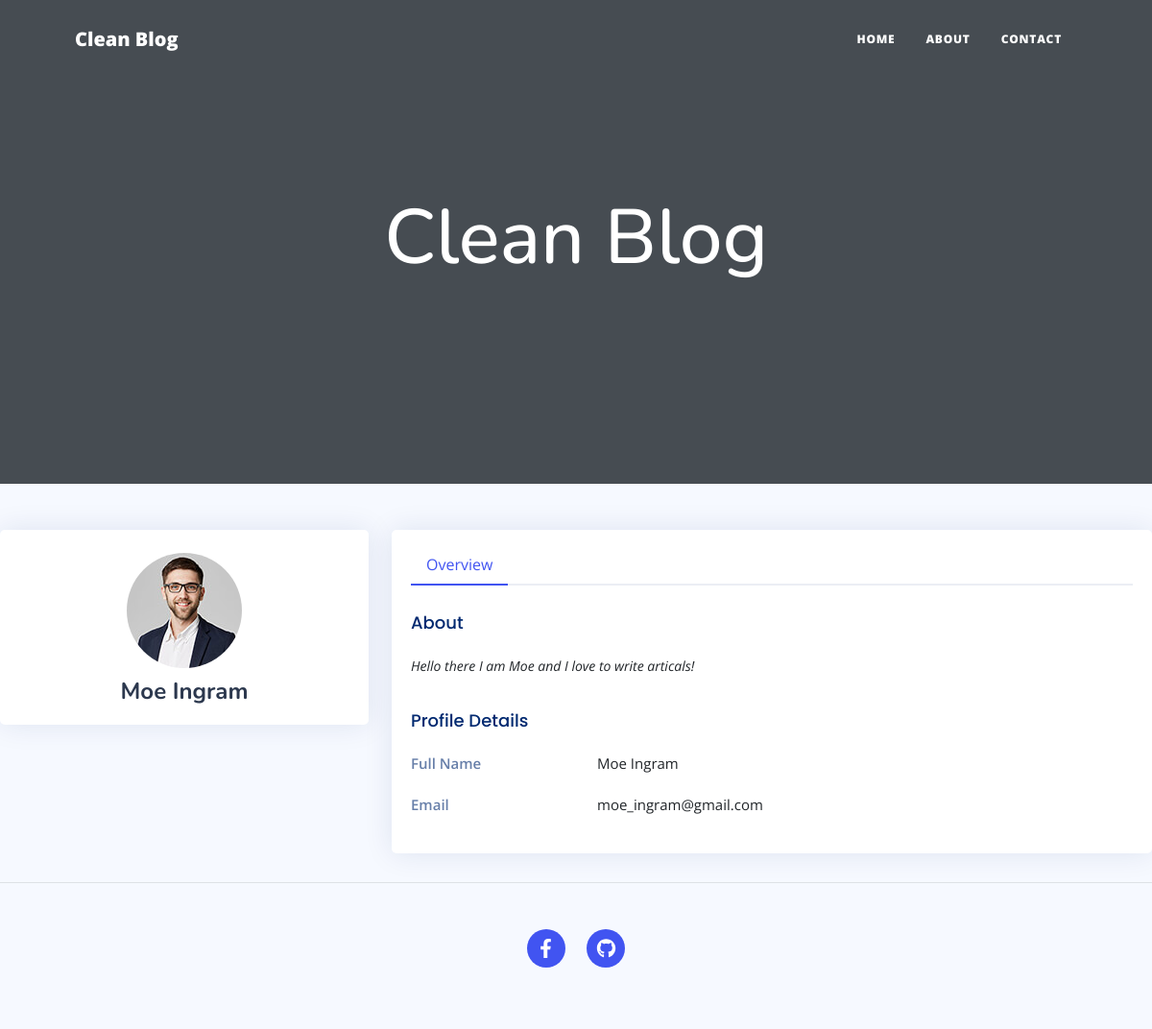
Screenshot of /profile/3/ with the database file from the repository.
### posts/models.py (models this page shows, shortened)
class CustomUser(AbstractUser):
    bio = models.TextField(blank=True, null=True)
    profile_picture = models.ImageField(
        upload_to="profile_pics/", blank=True, null=True
    )
    date_of_birth = models.DateField(blank=True, null=True)

### posts/views.py (the view)
# urls.py: path('profile/<int:user_id>/', views.profile, name='profile'),
def profile(request, user_id):
    user = CustomUser.objects.get(id=user_id)
    return render(request, "profile.html", {"title": user.username, 'user': user})

### templates/profile.html (shortened to what this page needs)
{% load static %}
<!DOCTYPE html>
<html lang="en">
    <head>
        <link href="{% static 'css/styles.css' %}" rel="stylesheet" />
        <link href="{% static 'assets/vendor/bootstrap/css/bootstrap.min.css' %}" rel="stylesheet">
        <link href="{% static 'assets/vendor/bootstrap-icons/bootstrap-icons.css' %}" rel="stylesheet">
        <link href="{% static 'assets/vendor/boxicons/css/boxicons.min.css' %}" rel="stylesheet">
        <link href="{% static 'assets/vendor/quill/quill.snow.css' %}" rel="stylesheet">
        <link href="{% static 'assets/vendor/quill/quill.bubble.css' %}" rel="stylesheet">
        <link href="{% static 'assets/vendor/remixicon/remixicon.css' %}" rel="stylesheet">
        <link href="{% static 'assets/vendor/simple-datatables/style.css' %}" rel="stylesheet">
        <link href="{% static 'assets/css/style.css' %}" rel="stylesheet">
    </head>
    <body>
        <nav class="navbar navbar-expand-lg navbar-light" id="mainNav">
            <div class="container px-4 px-lg-5">
                <a class="navbar-brand" href="{% url 'home' %}">Clean Blog</a>
                <div class="collapse navbar-collapse" id="navbarResponsive">
                    <ul class="navbar-nav ms-auto py-4 py-lg-0">
                        <li class="nav-item"><a class="nav-link px-lg-3 py-3 py-lg-4" href="{% url 'home' %}">Home</a></li>
                        <li class="nav-item"><a class="nav-link px-lg-3 py-3 py-lg-4" href="{% url 'about' %}">About</a></li>
                        <li class="nav-item"><a class="nav-link px-lg-3 py-3 py-lg-4" href="{% url 'contact' %}">Contact</a></li>
                    </ul>
                </div>
            </div>
        </nav>
        <header class="masthead">
            <div class="container position-relative px-4 px-lg-5">
                <div class="row gx-4 gx-lg-5 justify-content-center">
                    <div class="col-md-10 col-lg-8 col-xl-7">
                        <div class="site-heading">
                            <h1>Clean Blog</h1>
                        </div>
                    </div>
                </div>
            </div>
        </header>
<section class="section profile">
      <div class="row">
        <div class="col-xl-4">
          <div class="card">
            <div class="card-body profile-card pt-4 d-flex flex-column align-items-center">
              <img src="{{ user.profile_picture.url }}" alt="Profile" class="rounded-circle">
              <h2>{{ user.first_name }}  {{ user.last_name }}</h2>
            </div>
          </div>
        </div>
        <div class="col-xl-8">
          <div class="card">
            <div class="card-body pt-3">
              <ul class="nav nav-tabs nav-tabs-bordered">
                <li class="nav-item">
                  <button class="nav-link active" data-bs-toggle="tab" data-bs-target="#profile-overview">Overview</button>
                </li>
              </ul>
              <div class="tab-content pt-2">
                <div class="tab-pane fade show active profile-overview" id="profile-overview">
                  {% if user.bio %}
                    <h5 class="card-title">About</h5>
                    <p class="small fst-italic">{{ user.bio }}</p>
                  {% endif %}
                  <h5 class="card-title">Profile Details</h5>
                  <div class="row">
                    <div class="col-lg-3 col-md-4 label ">Full Name</div>
                    <div class="col-lg-9 col-md-8">{{ user.first_name }}  {{ user.last_name }}</div>
                  </div>
                  <div class="row">
                    <div class="col-lg-3 col-md-4 label">Email</div>
                    <div class="col-lg-9 col-md-8">{{ user.email }}</div>
                  </div>
                </div>
              </div>
            </div>
          </div>
        </div>
      </div>
    </section>
        <footer class="border-top">
            <div class="container px-4 px-lg-5">
                <div class="row gx-4 gx-lg-5 justify-content-center">
                    <div class="col-md-10 col-lg-8 col-xl-7">
                        <ul class="list-inline text-center">
                            <li class="list-inline-item">
                                <a href="https://www.facebook.com/abubakerKhaled11" target="_blank|_self|_parent|_top|framename">
                                    <span class="fa-stack fa-lg">
                                        <i class="fas fa-circle fa-stack-2x"></i>
                                        <i class="fab fa-facebook-f fa-stack-1x fa-inverse"></i>
                                    </span>
                                </a>
                            </li>
                            <li class="list-inline-item">
                                <a href="https://github.com/abubakerKhaled" target="_blank|_self|_parent|_top|framename">
                                    <span class="fa-stack fa-lg">
                                        <i class="fas fa-circle fa-stack-2x"></i>
                                        <i class="fab fa-github fa-stack-1x fa-inverse"></i>
                                    </span>
                                </a>
                            </li>
                        </ul>
                    </div>
                </div>
            </div>
        </footer>
    </body>
</html>

### static/assets/css/style.css (style rules this page uses)
:root { scroll-behavior: smooth; }
body { font-family: "Open Sans", sans-serif; background: #f6f9ff; color: #444444; }
a { color: #4154f1; text-decoration: none; }
h1, h2, h3, h4, h5, h6 { font-family: "Nunito", sans-serif; }
.card { margin-bottom: 30px; border: none; border-radius: 5px; box-shadow: 0px 0 30px rgba(1, 41, 112, 0.1); }
.card-title { padding: 20px 0 15px 0; font-size: 18px; font-weight: 500; color: #012970; font-family: "Poppins", sans-serif; }
.card-body { padding: 0 20px 20px 20px; }
.nav-tabs-bordered { border-bottom: 2px solid #ebeef4; }
.nav-tabs-bordered .nav-link { margin-bottom: -2px; border: none; color: #2c384e; }
.nav-tabs-bordered .nav-link.active { background-color: #fff; color: #4154f1; border-bottom: 2px solid #4154f1; }
.profile .profile-card img { max-width: 120px; }
.profile .profile-card h2 { font-size: 24px; font-weight: 700; color: #2c384e; margin: 10px 0 0 0; }
.profile .profile-overview .row { margin-bottom: 20px; font-size: 15px; }
.profile .profile-overview .card-title { color: #012970; }
.profile .profile-overview .label { font-weight: 600; color: rgba(1, 41, 112, 0.6); }

### rows the page displays
CustomUser: profile_picture (picture), first_name "Moe", last_name "Ingram", bio "Hello there I am Moe and I love to write articals!", email "moe_ingram@gmail.com"
